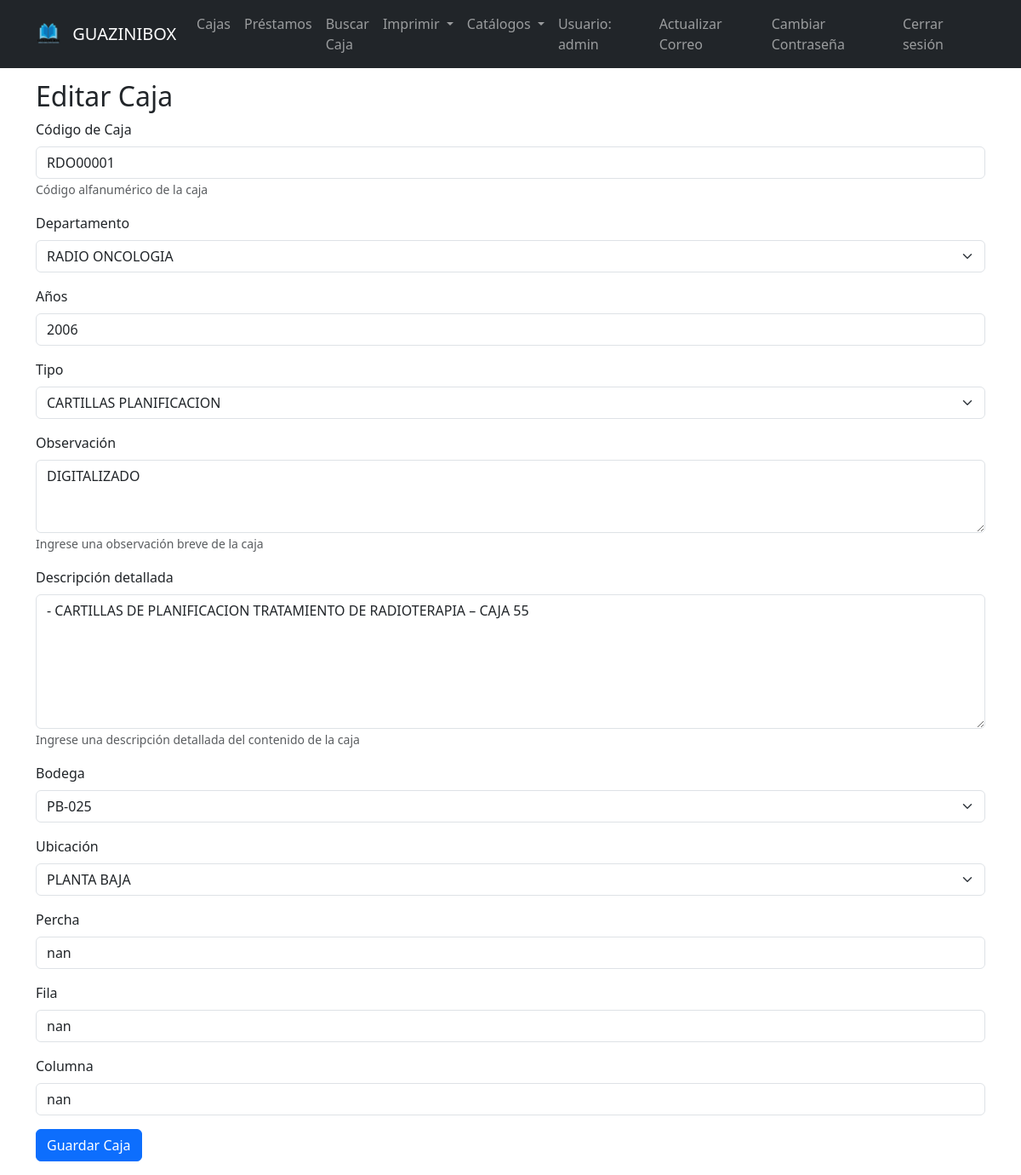
The app's page /edit_caja/4 (signed in) with its own data.
### tables this page shows
CREATE TABLE users (
            id INTEGER PRIMARY KEY AUTOINCREMENT,
            username TEXT UNIQUE NOT NULL,
            password TEXT NOT NULL,
            email TEXT UNIQUE,
            reset_token TEXT,
            token_expiry TIMESTAMP
        );

CREATE TABLE cajas (
            id INTEGER PRIMARY KEY AUTOINCREMENT,
            id_caja TEXT,
            codigo_caja TEXT,
            departamento_id INTEGER,
            años TEXT,
            tipo_id INTEGER,
            observacion TEXT COLLATE NOCASE, 
            descripcion TEXT COLLATE NOCASE, 
            bodega_id INTEGER,
            ubicacion_id INTEGER,
            percha TEXT,
            fila TEXT,
            columna TEXT,
            qr_path TEXT,
            FOREIGN KEY(departamento_id) REFERENCES departamentos(id),
            FOREIGN KEY(tipo_id) REFERENCES tipos(id),
            FOREIGN KEY(bodega_id) REFERENCES bodegas(id),
            FOREIGN KEY(ubicacion_id) REFERENCES ubicaciones(id)
        );

### app.py (the view, shortened to what this page needs)
@app.route("/edit_caja/<int:caja_id>", methods=["GET", "POST"])
@login_required
def edit_caja(caja_id):
    caja = get_caja_by_id(caja_id)
    if not caja:
        flash("Caja no encontrada.")
        return redirect(url_for("cajas"))
    form = CajaForm()
    form.departamento.choices = [(d["id"], d["nombre"]) for d in get_departamentos()]
    form.tipo.choices = [(t["id"], t["nombre"]) for t in get_tipos()]
    form.bodega.choices = [(b["id"], b["nombre"]) for b in get_bodegas()]
    form.ubicacion.choices = [(u["id"], u["nombre"]) for u in get_ubicaciones()]
    if request.method == "GET":
        form.codigo_caja.data = caja["codigo_caja"] if "codigo_caja" in caja.keys() else ""
        form.departamento.data = caja["departamento_id"]
        form.años.data = caja["años"]
        form.tipo.data = caja["tipo_id"]
        form.observacion.data = caja["observacion"]
        form.descripcion.data = caja["descripcion"] if "descripcion" in caja.keys() else ""
        form.bodega.data = caja["bodega_id"]
        form.ubicacion.data = caja["ubicacion_id"]
        form.percha.data = caja["percha"]
        form.fila.data = caja["fila"]
        form.columna.data = caja["columna"]
    return render_template("edit_caja.html", form=form, caja=caja)

### app.py
class CajaForm(FlaskForm):
    codigo_caja = StringField("Código de Caja", validators=[DataRequired()])
    departamento = SelectField("Departamento", choices=[], coerce=int, validators=[DataRequired()])
    años = StringField("Años", validators=[DataRequired()])
    tipo = SelectField("Tipo", choices=[], coerce=int, validators=[DataRequired()])
    observacion = TextAreaField("Observación")
    descripcion = TextAreaField("Descripción detallada")
    bodega = SelectField("Bodega", choices=[], coerce=int, validators=[DataRequired()])
    ubicacion = SelectField("Ubicación", choices=[], coerce=int, validators=[DataRequired()])
    percha = StringField("Percha", validators=[DataRequired()])
    fila = StringField("Fila", validators=[DataRequired()])
    columna = StringField("Columna", validators=[DataRequired()])
    submit = SubmitField("Guardar Caja")

### app.py (called while the page is built)
def get_db_connection():
    conn = sqlite3.connect("archivo.db")
    conn.row_factory = sqlite3.Row
    return conn

def get_user_by_id(user_id):
    conn = get_db_connection()
    user = conn.execute("SELECT * FROM users WHERE id = ?", (user_id,)).fetchone()
    conn.close()
    if not user:
        return None
    return User(user["id"], user["username"], user["password"],
               user["email"] if "email" in user.keys() else None,
               user["reset_token"] if "reset_token" in user.keys() else None,
               user["token_expiry"] if "token_expiry" in user.keys() else None)

@login_manager.user_loader
def load_user(user_id):
    return get_user_by_id(user_id)

def get_caja_by_id(caja_id):
    conn = get_db_connection()
    caja = conn.execute("""
        SELECT cajas.*, departamentos.nombre AS departamento, tipos.nombre AS tipo,
               bodegas.nombre AS bodega, ubicaciones.nombre AS ubicacion
        FROM cajas
        LEFT JOIN departamentos ON cajas.departamento_id = departamentos.id
        LEFT JOIN tipos ON cajas.tipo_id = tipos.id
        LEFT JOIN bodegas ON cajas.bodega_id = bodegas.id
        LEFT JOIN ubicaciones ON cajas.ubicacion_id = ubicaciones.id
        WHERE cajas.id = ?
    """, (caja_id,)).fetchone()
    conn.close()
    return caja

def get_departamentos():
    conn = get_db_connection()
    deps = conn.execute("SELECT * FROM departamentos").fetchall()
    conn.close()
    return deps

def get_tipos():
    conn = get_db_connection()
    ts = conn.execute("SELECT * FROM tipos").fetchall()
    conn.close()
    return ts

### templates/edit_caja.html (shortened to what this page needs)
{% extends "base.html" %}
{% block content %}
<h2>Editar Caja</h2>
<form method="POST">
  <div class="mb-3">
    {{ form.codigo_caja.label(class="form-label") }}
    {{ form.codigo_caja(class="form-control") }}
    <small class="form-text text-muted">Código alfanumérico de la caja</small>
  </div>
  <div class="mb-3">
    {{ form.departamento.label(class="form-label") }}
    {{ form.departamento(class="form-select") }}
  </div>
  <div class="mb-3">
    {{ form.años.label(class="form-label") }}
    {{ form.años(class="form-control") }}
  </div>
  <div class="mb-3">
    {{ form.tipo.label(class="form-label") }}
    {{ form.tipo(class="form-select") }}
  </div>
  <div class="mb-3">
    {{ form.observacion.label(class="form-label") }}
    {{ form.observacion(class="form-control", rows="3") }}
    <small class="form-text text-muted">Ingrese una observación breve de la caja</small>
  </div>
  <div class="mb-3">
    {{ form.descripcion.label(class="form-label") }}
    {{ form.descripcion(class="form-control", rows="6", style="min-height: 150px;") }}
    <small class="form-text text-muted">Ingrese una descripción detallada del contenido de la caja</small>
  </div>
  <div class="mb-3">
    {{ form.bodega.label(class="form-label") }}
    {{ form.bodega(class="form-select") }}
  </div>
  <div class="mb-3">
    {{ form.ubicacion.label(class="form-label") }}
    {{ form.ubicacion(class="form-select") }}
  </div>
  <div class="mb-3">
    {{ form.percha.label(class="form-label") }}
    {{ form.percha(class="form-control") }}
  </div>
  <div class="mb-3">
    {{ form.fila.label(class="form-label") }}
    {{ form.fila(class="form-control") }}
  </div>
  <div class="mb-3">
    {{ form.columna.label(class="form-label") }}
    {{ form.columna(class="form-control") }}
  </div>
  <div class="mb-3">
    {{ form.submit(class="btn btn-primary") }}
  </div>
</form>
{% endblock %}

### templates/base.html (shortened to what this page needs)
<!DOCTYPE html>
<html lang="es">
<head>
  <link href="https://cdn.jsdelivr.net/npm/bootstrap@5.3.0/dist/css/bootstrap.min.css" rel="stylesheet">
</head>
<body>
  <nav class="navbar navbar-expand-lg navbar-dark bg-dark fixed-top">
    <div class="container">
      <a class="navbar-brand" href="{{ url_for('index') }}">
        <img src="{{ url_for('static', filename='img/guazinibox_transparent.png') }}" alt="Logo" height="30" class="d-inline-block align-text-top me-2">
        GUAZINIBOX
      </a>
      {% if current_user.is_authenticated %}
      <div class="collapse navbar-collapse" id="navbarNav">
        <ul class="navbar-nav me-auto">
          <li class="nav-item"><a class="nav-link" href="{{ url_for('cajas') }}">Cajas</a></li>
          <li class="nav-item"><a class="nav-link" href="{{ url_for('prestamos') }}">Préstamos</a></li>
          <li class="nav-item"><a class="nav-link" href="{{ url_for('search_caja') }}">Buscar Caja</a></li>
          <li class="nav-item dropdown">
            <a class="nav-link dropdown-toggle" href="#" id="imprimirDropdown" role="button" data-bs-toggle="dropdown" aria-expanded="false">
              Imprimir
            </a>
          </li>
          <li class="nav-item dropdown">
            <a class="nav-link dropdown-toggle" href="#" id="catalogosDropdown" role="button" data-bs-toggle="dropdown" aria-expanded="false">
              Catálogos
            </a>
          </li>
        </ul>
        <ul class="navbar-nav">
          <li class="nav-item"><span class="nav-link">Usuario: {{ current_user.username }}</span></li>
          <li class="nav-item"><a class="nav-link" href="{{ url_for('update_email') }}">Actualizar Correo</a></li>
          <li class="nav-item"><a class="nav-link" href="{{ url_for('cambiar_clave') }}">Cambiar Contraseña</a></li>
          <li class="nav-item"><a class="nav-link" href="{{ url_for('logout') }}">Cerrar sesión</a></li>
        </ul>
      </div>
      {% else %}
      <ul class="navbar-nav ms-auto">
        <li class="nav-item"><a class="nav-link" href="{{ url_for('login') }}">Iniciar Sesión</a></li>
        <li class="nav-item"><a class="nav-link" href="{{ url_for('register') }}">Registrarse</a></li>
      </ul>
      {% endif %}
    </div>
  </nav>
  <div class="container mt-4">
    {% block content %}{% endblock %}
  </div>
</body>
</html>

### templates/base.html (style rules this page uses)
body { padding-top: 70px; }

### records on screen
users: username "admin"
cajas: codigo_caja "RDO00001", departamento "RADIO ONCOLOGIA", años "2006", tipo "CARTILLAS PLANIFICACION", observacion "DIGITALIZADO", descripcion "- CARTILLAS DE PLANIFICACION TRATAMIENTO DE RADIOTERAPIA – CAJA 55", bodega "PB-025", ubicacion "PLANTA BAJA", percha "nan", fila "nan", columna "nan"
